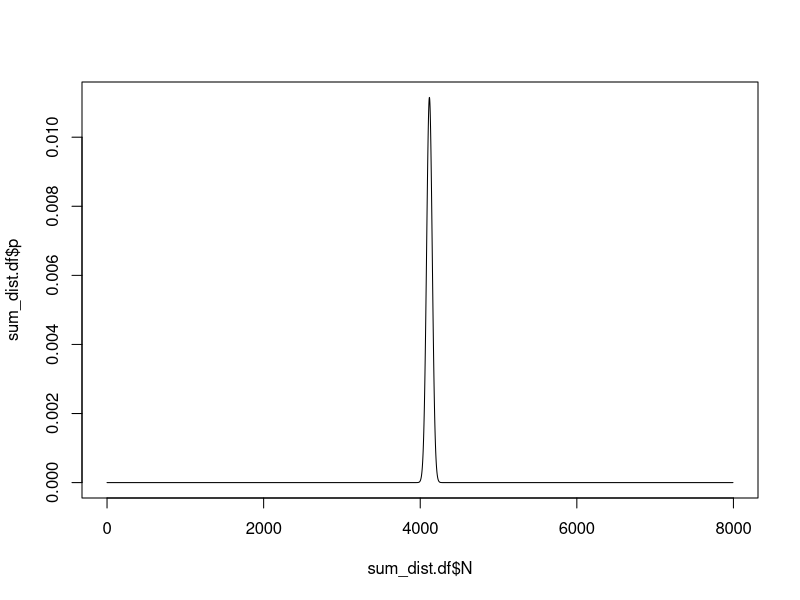
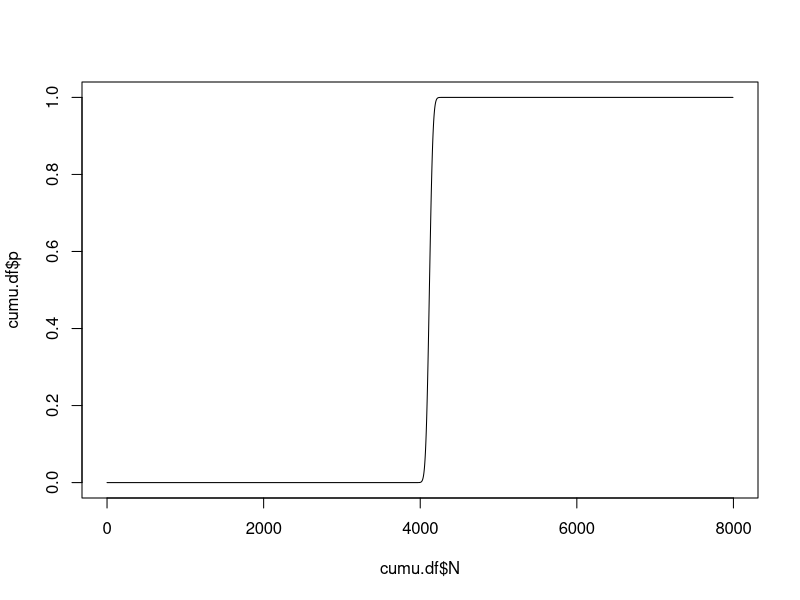
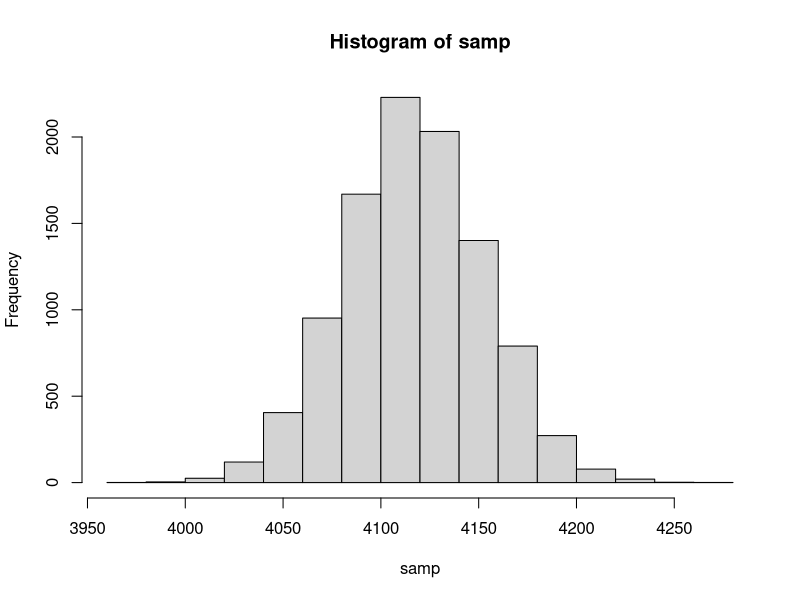
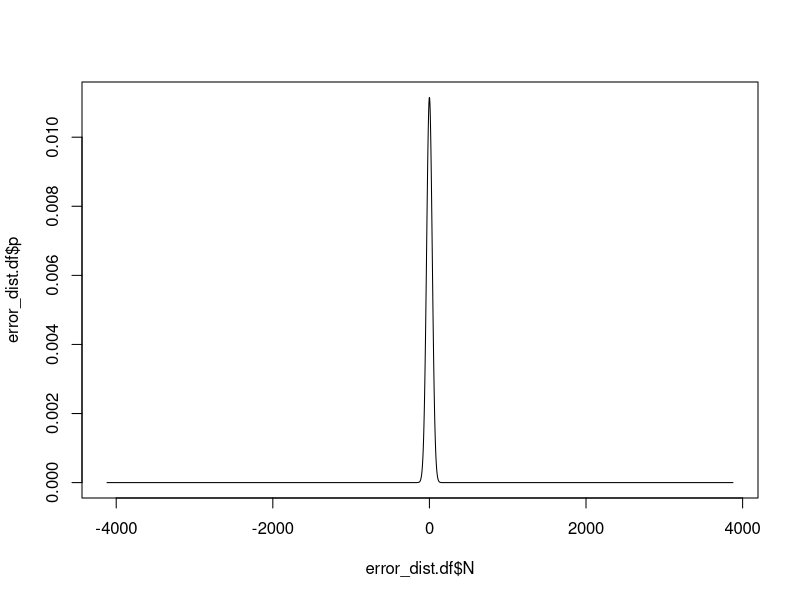
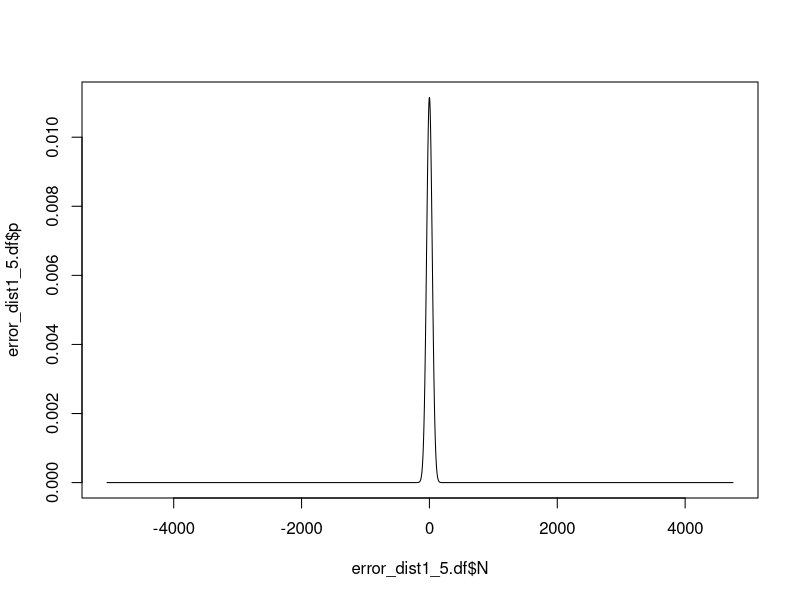
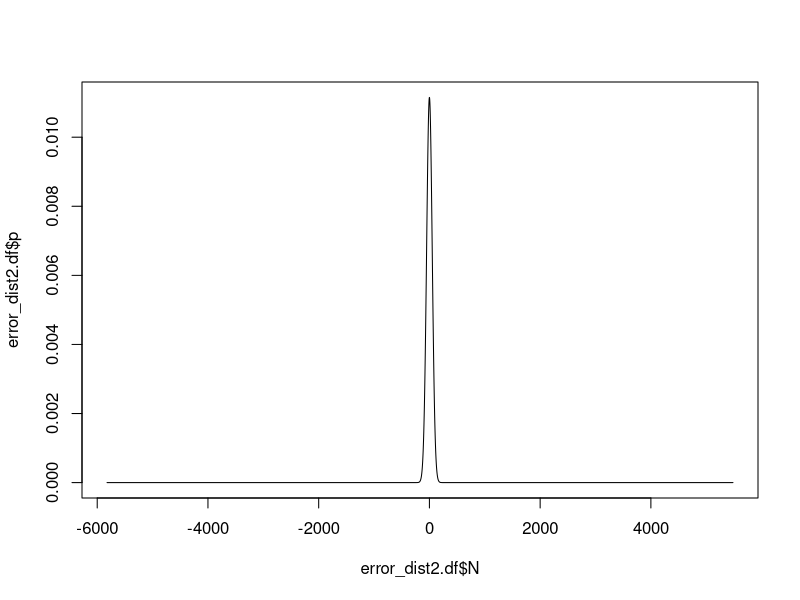
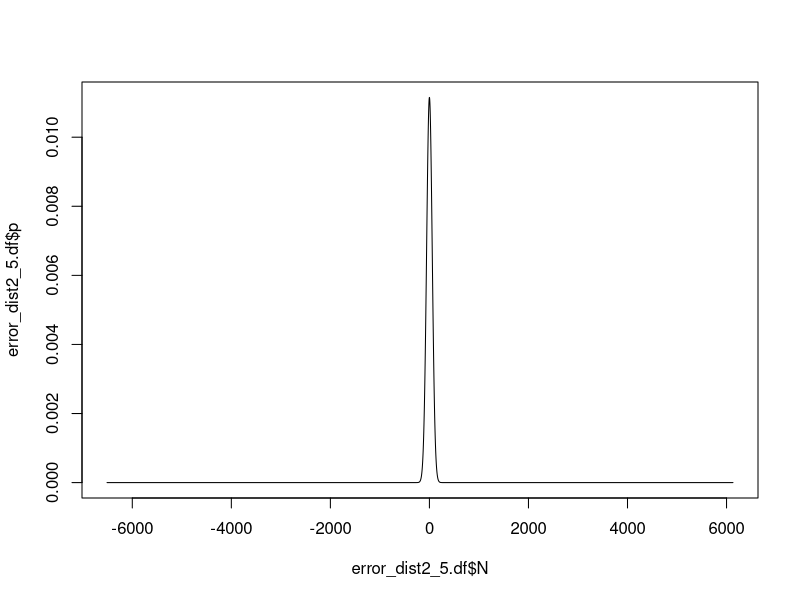
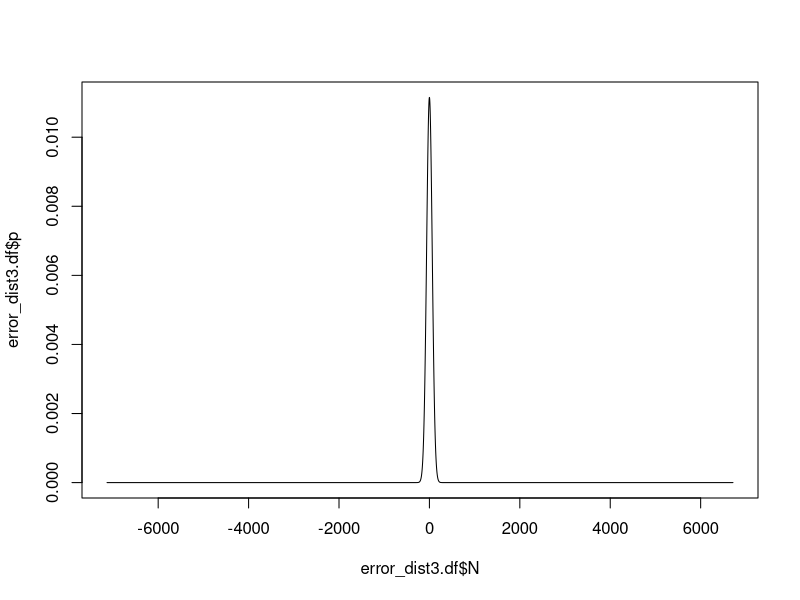

Source code (R) for these figures, in order:
## ---- chunk 1
# explicitly calculate distribution of sum of discrete random variables
# courtesy of Michael Kuhn on Math Stack Exchange
# http://math.stackexchange.com/questions/29998/sum-of-independent-binomial-random-variables-with-different-probabilities
sumof.distributions <- function(a, b) {
  
  # because of the following computation, make a matrix with more columns than rows
  if (length(a) < length(b)) {
    t <- a
    a <- b
    b <- t
  }
  
  # explicitly multiply the probability distributions
  m <- a %*% t(b)
  
  # initialized the final result, element 1 = count 0
  result <- rep(0, length(a)+length(b)-1)
  
  # add the probabilities, always adding to the next subsequent slice
  # of the result vector
  for (i in 1:nrow(m)) {
    result[i:(ncol(m)+i-1)] <- result[i:(ncol(m)+i-1)] + m[i,]
  }
  
  result
  
}
## ---- chunk 2
#number of projects
projects <- 100

#number of dollars in each project
lengths <- sample(10:150,projects)

#ratio of area of interest overlap to area of project
probs <- runif(projects,min=0,max=1)
## ---- chunk 3
#start the clock!
ptm <- proc.time()

#initialize distribution of sums
#with distribution of first project
sum_dist <- dbinom(0:lengths[1],lengths[1],probs[1])

#add distribution of each project in turn
for (proj in 2:projects){
  proj_dist <- dbinom(0:lengths[proj],lengths[proj],probs[proj])
  sum_dist <- sumof.distributions(sum_dist,proj_dist)
}

#density distibution, N are sums of dollars, p are corresponding probabilities
sum_dist.df <- data.frame(N=0:(length(sum_dist)-1),p=sum_dist)

#cumulative distribution
cumu <- sum_dist
for(i in 2:length(cumu)){
  cumu[i] <- cumu[i] + cumu[i-1]
}

cumu.df <- data.frame(N=0:(length(cumu)-1),p=cumu)

#time
timetaken <- proc.time() - ptm
## ---- chunk 4
plot(sum_dist.df$N,sum_dist.df$p,type="l")
#the sum of probabilities (should be 1)
sum(sum_dist.df)
plot(cumu.df$N,cumu.df$p,type="l")
print(timetaken)
## ---- chunk 5
samp <- sample(x=sum_dist.df$N,size=10000,replace=TRUE,prob=sum_dist.df$p)
hist(samp)
## ---- chunk 6
expected_val <- sum(sum_dist.df$N * sum_dist.df$p)
dollars_in_roi <- expected_val * 10000

print(dollars_in_roi)
## ---- chunk 7
error_dist.df <- data.frame(N = sum_dist.df$N - expected_val, p = sum_dist.df$p)

plot(error_dist.df$N,error_dist.df$p,type="l")
## ---- chunk 8
error_dist1_5.df <- data.frame(N=error_dist.df$N * sqrt(1.5), p=error_dist.df$p)

error_dist2.df <- data.frame(N=error_dist.df$N * sqrt(2), p=error_dist.df$p)

error_dist2_5.df <- data.frame(N=error_dist.df$N * sqrt(2.5), p=error_dist.df$p)

error_dist3.df <- data.frame(N=error_dist.df$N * sqrt(3), p=error_dist.df$p)

plot(error_dist1_5.df$N,error_dist1_5.df$p,type="l")

plot(error_dist2.df$N,error_dist2.df$p,type="l")

plot(error_dist2_5.df$N,error_dist2_5.df$p,type="l")

plot(error_dist3.df$N,error_dist3.df$p,type="l")
